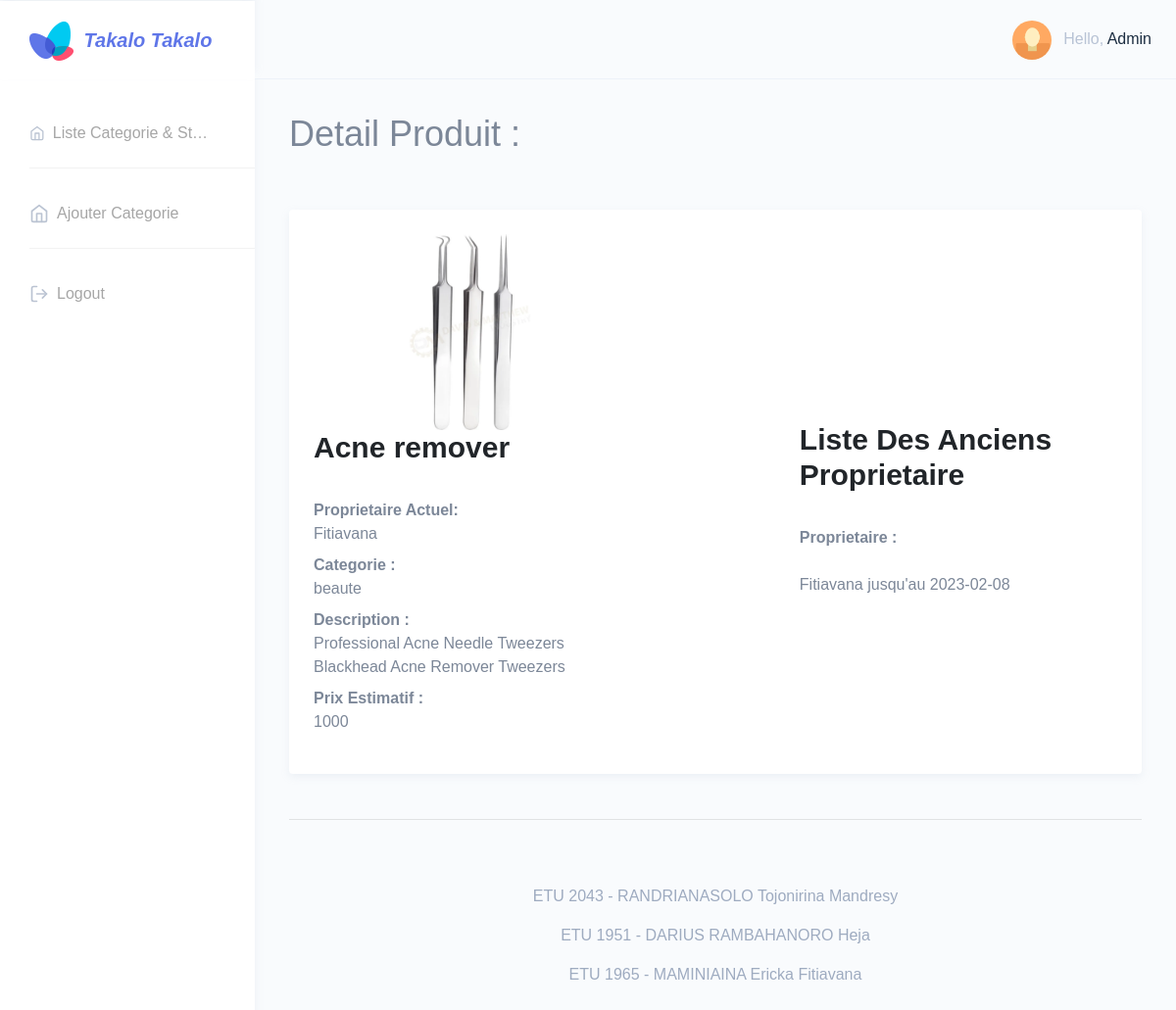
Screenshot of /Details/GetDetail/3 (signed in) with the database file from the repository.
### tables this page shows
CREATE TABLE objet(
    id_objet int AUTO_INCREMENT,
    id_categorie int,
    id_utilisateur int,
    titre VARCHAR(30),
    description VARCHAR(500),
    image VARCHAR(20),
    prix double,
    etat int,

    PRIMARY KEY (id_objet),
    FOREIGN KEY (id_categorie) REFERENCES categorie(id_categorie),
    FOREIGN KEY (id_utilisateur) REFERENCES utilisateur(id_utilisateur)

);

### application/views/template/template.php (called while the page is built, shortened)
<?php
	$this->load->view('template/header');
	$this->load->view($page);
?>

### application/controllers/Details.php (called while the page is built, shortened)
<?php
class Details extends CI_Controller {
    public function GetDetail($id_objet){
        $this->load->model('Objet');
        $this->load->model('Utilisateur');
        $this->load->model('Categorie');
        $detail=$this->Objet->GetObjet($id_objet);
        $utilisateur=$this->Utilisateur->getUtilisateur($detail['id_utilisateur']);
        $categorie=$this->Categorie->getCategorie($detail['id_categorie']);
        $data=array(
            'nom_categorie' => $categorie['nom'],
            'nom_utilisateur' => $utilisateur['nom'],
            'titre' => $detail['titre'],
            'description' => $detail['description'],
            'image' => $detail['image'],
            'prix' => $detail['prix'],
        );
        $liste_prop = $this->Objet->getAncienProp($id_objet);
        $data['page']='Details';
        $data['proprietaire']=$liste_prop;
		$this->load->view('template/template',$data);
    }
}

### index.php (called while the page is built, shortened)
<?php
require_once BASEPATH.'core/CodeIgniter.php';

### application/models/Objet.php (called while the page is built, shortened)
<?php
    class Objet extends CI_Model{
        public function GetObjet($id_objet = FALSE)
        {
            $query = $this->db->get_where('objet', array('id_objet' => $id_objet , 'etat'=>0));
            return $query->row_array();
        }
    }
?>

### application/views/Details.php (the view, shortened to what this page needs)
<h1>Detail Produit : </h1>
<br>
<br>
	 <div class="row">
	        <div class="col-12">
	            <div class="card">
	                <div class="card-body">
	                    <div class="row">
	                    	<div class="col-lg-5">
                                <center>
                                <img src="<?php echo base_url();?>/images/<?php echo $titre ?>.jpg" height="200px">
                                </center>
	                            <h2 class="card-title"><dt><?php echo $titre ; ?></dt></h2>
	                            <br>
	                            <dl>
	                                <dt>Proprietaire Actuel: </dt>
                                    <dd><?php echo $nom_utilisateur ; ?></dd>
	                                <dt>Categorie : </dt>
                                    <dd><?php echo $nom_categorie ; ?></dd>
	                                <dt>Description : </dt>
                                    <dd><?php echo $description ; ?></dd>
	                                <dt>Prix Estimatif : </dt>
                                    <dd><?php echo $prix ; ?></dd>
	                            </dl>
	                        </div>
	                        <div class="col-lg-2"></div>
	                        <div class="col-lg-5">
	                        	<br>
	                        	<br>
	                        	<br>
	                        	<br>
	                        	<br>
	                        	<br>
	                        	<br>
	                        	<br>
	                            <h2 class="card-title"><dt>Liste Des Anciens Proprietaire</dt></h2>
	                            <br>
	                            <dl>
	                                <dt>Proprietaire : </dt>
	                                <br>
	                                <?php for($i=0 ; $i<count($proprietaire) ;$i++) { ?>
	                                	<dd><?php echo $proprietaire[$i]['nom'] ?> jusqu'au <?php echo $proprietaire[$i]['date'] ?></dd>
	                                <?php } ?>
	                            </dl>
	                        </div>
	                    </div>
	                </div>
	            </div>
	        </div>
	    </div>
    <hr>

### rows the page displays
objet: titre (picture), titre "Acne remover", description "Professional Acne Needle Tweezers Blackhead Acne Remover Tweezers", prix "1000"

### other values shown
$_SESSION['nom'] "Admin"
$nom_utilisateur "Fitiavana"
$nom_categorie "beaute"
$proprietaire[$i]['nom'] "Fitiavana"
$proprietaire[$i]['date'] "2023-02-08"
